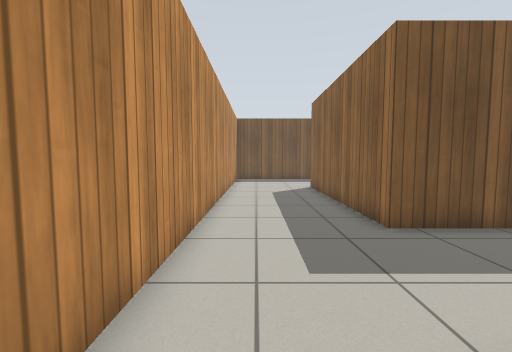
view 1 (above)

16 first-person views from a walk through a robot-simulator world made for Gazebo. The camera is 0.88 m above the floor, tilts 4° down and sees 90° across. The floor is counted in squares, 0.5 m on a side. Each view is taken from the middle of a square. On the plan, view 1 faces up. The plan holds only what a view shows up to about 15 squares ahead; the rest is blank. Simple patterns stand in for the simulator's built-in surfaces.

view 2
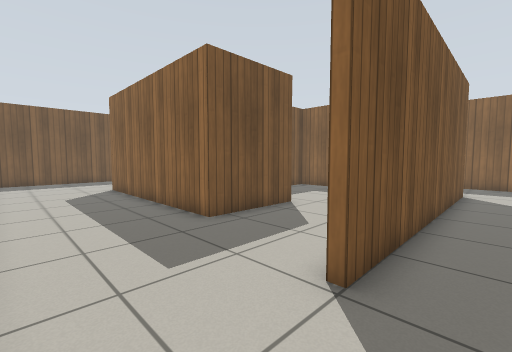

view 3
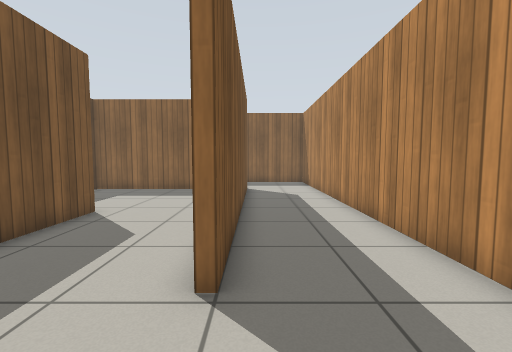

view 4
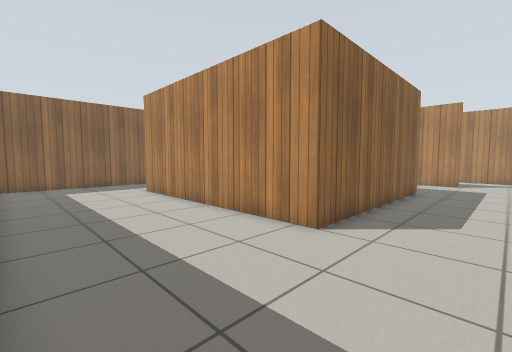

view 5
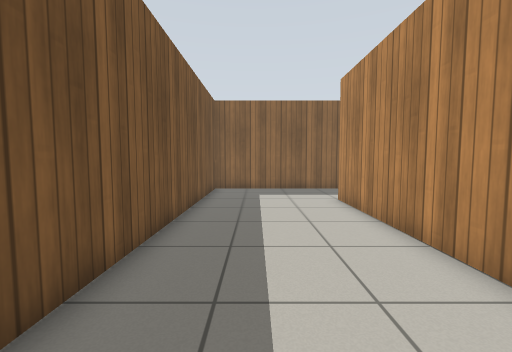

view 6
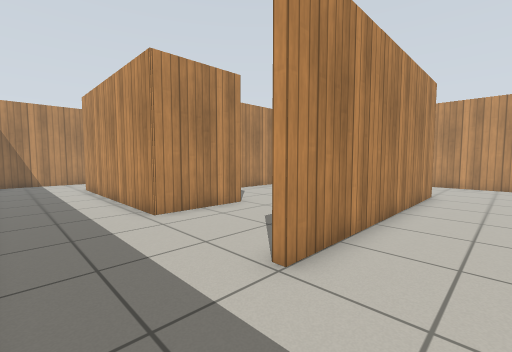

view 7
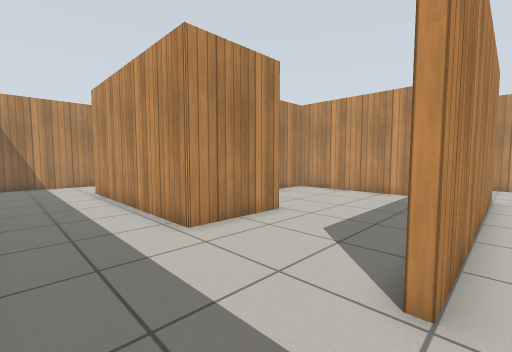

view 8
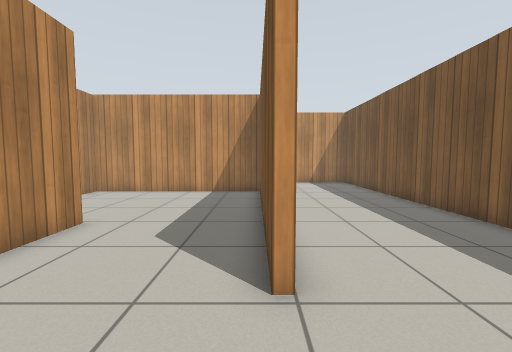

view 9
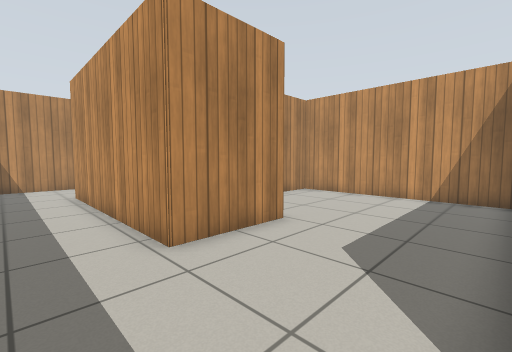

view 10
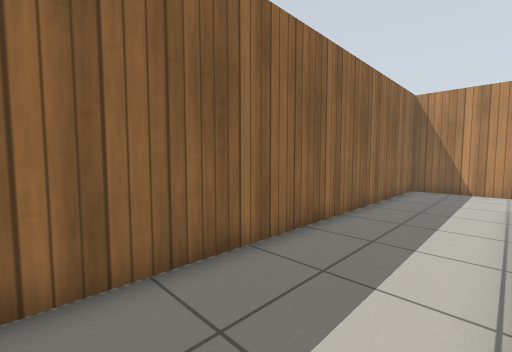

view 11
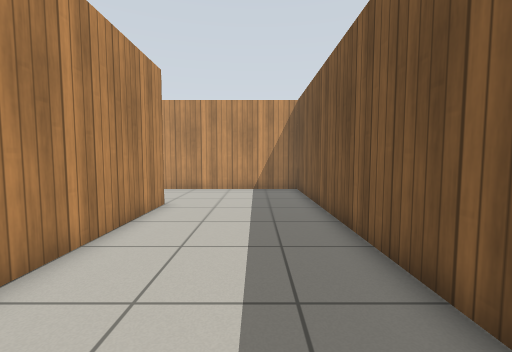

view 12
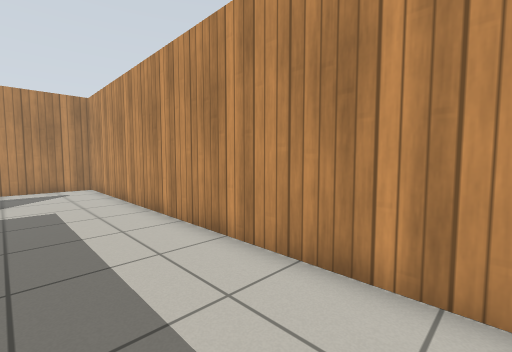

view 13
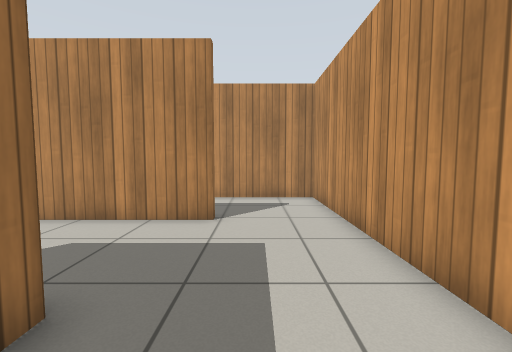

view 14
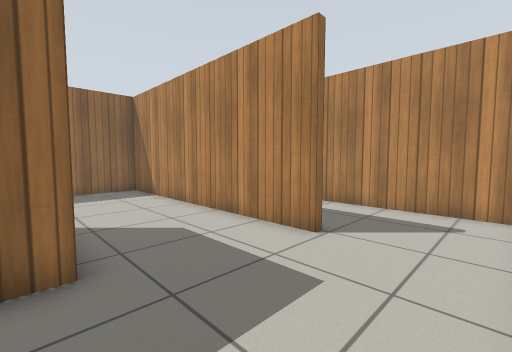

view 15
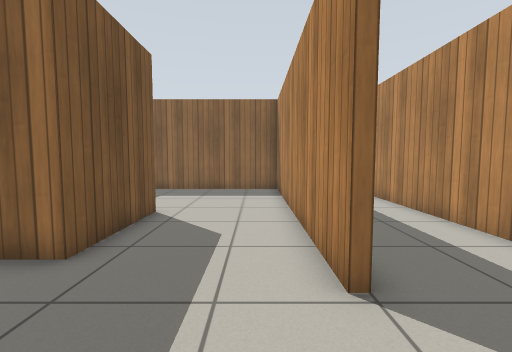

view 16
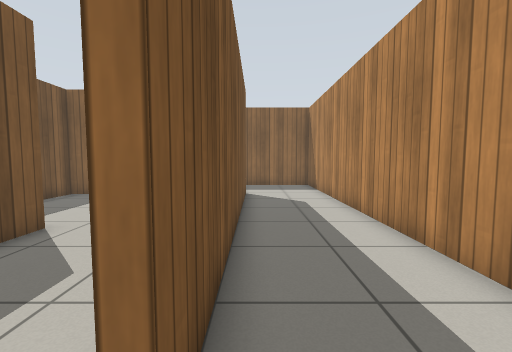

### Floor plan
Points are (right, up) in squares from view 1. A wall is a line through its corners. A room is listed if a view was taken in it or the views show most of it. See-through windows are left out.
Room 1 (views 1, 2, 3, 10, 16)
walls: (10.1, 10.3) (13.7, 10.3) (13.7, 1.5) (2.2, 1.5); (8.4, 1.8) (13.4, 1.8) (13.4, 10) (11.6, 10); (13.7, 15.2) (6.8, 15.2); (3.6, 15.2) (3.6, 6.6) (5.7, 6.6); (-1.6, 1.6) (-1.6, -2.4) (17.7, -2.4) (17.7, 14.6)
ways out: opening at (0.5, 2) to room 2; opening at (7.7, 4) to room 2; opening at (15.5, 15) to room 2
Room 2 (views 4, 5, 6, 7, 8, 9, 11, 12, 13, 14, 15)
walls: (7.4, 6.3) (3.3, 6.3) (3.3, 15.5) (13.7, 15.5) (13.7, 15.2); (17.7, 14.6) (17.7, 21.3) (-1.6, 21.3) (-1.6, 1.6); (2.2, 1.5) (2.2, 1.8) (8.4, 1.8)
ways out: opening at (0.5, 2) to room 1; opening at (7.7, 4) to room 1; opening at (15.5, 15) to room 1

Positions as (right, up) in squares from view 1, and headings:
1: (0, 0), facing up
2: (-1, 0), facing up-right
3: (-1, 1), facing right
4: (0, 21), facing down-right
5: (3, 19), facing right
6: (17, 18), facing down-left
7: (17, 16), facing down-left
8: (17, 15), facing left
9: (16, 15), facing down-left
10: (14, 13), facing down-right
11: (13, 19), facing left
12: (2, 14), facing down-left
13: (1, 9), facing down
14: (-1, 7), facing down-right
15: (-1, 3), facing right
16: (1, 1), facing right
